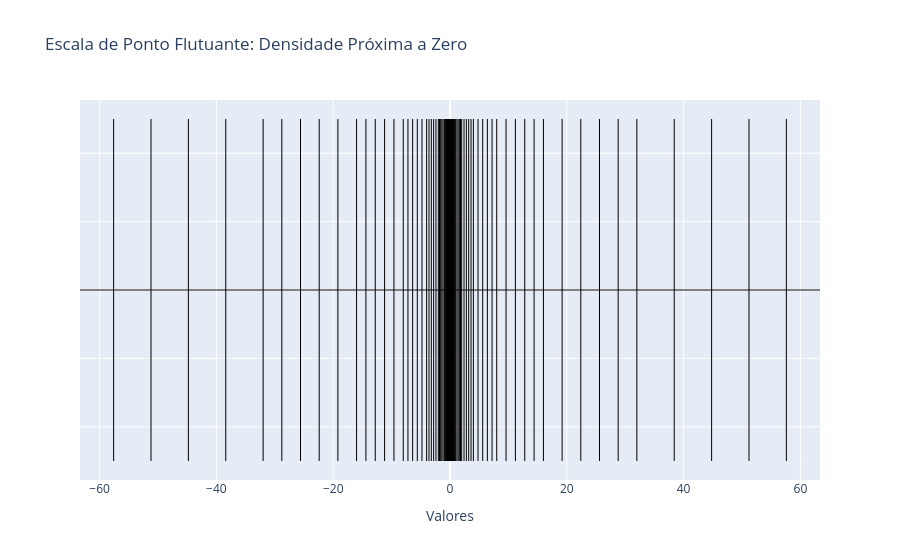

Notebook cell for this chart:
### Code cell
import numpy as np
import plotly.graph_objects as go

def generate_float_density(min_power=-5, max_power=5, points_per_power=5):
    """Gera pontos simulando densidade de números de ponto flutuante."""
    points = []
    for exp in range(min_power, max_power + 1):
        start = 2**exp
        ulp = start / points_per_power
        for i in range(points_per_power):
            points.append(start + i * ulp)
        # também adiciona negativos
        for i in range(points_per_power):
            points.append(-start - i * ulp)
    return sorted(points)

float_points = generate_float_density()

# --- Criação do Gráfico ---
fig = go.Figure()

# Linha horizontal
fig.add_trace(go.Scatter(
    x=[min(float_points)*1.1, max(float_points)*1.1],
    y=[0,0],
    mode='lines',
    line=dict(color='black', width=1)
))

# Marcas dos pontos
for point in float_points:
    fig.add_trace(go.Scatter(
        x=[point, point],
        y=[-0.05,0.05],
        mode='lines',
        line=dict(color='black', width=1)
    ))

# Configuração dos eixos
fig.update_layout(
    title='Escala de Ponto Flutuante: Densidade Próxima a Zero',
    xaxis=dict(
        title='Valores',
        zeroline=True,
        showgrid=True
    ),
    yaxis=dict(
        title='',
        showticklabels=False,
        zeroline=True
    ),
    showlegend=False,
)

fig.show()

### Figure 1 — Plotly figure (JSON) as saved in the notebook; plotly's stock layout.template omitted (floating-point values rounded to 4 significant figures)
{"data": [{"line": {"color": "black", "width": 1}, "mode": "lines", "type": "scatter", "x": [-63.36, 63.36], "y": [0, 0]}, {"line": {"color": "black", "width": 1}, "mode": "lines", "type": "scatter", "x": [-57.6, -57.6], "y": [-0.05, 0.05]}, {"line": {"color": "black", "width": 1}, "mode": "lines", "type": "scatter", "x": [-51.2, -51.2], "y": [-0.05, 0.05]}, {"line": {"color": "black", "width": 1}, "mode": "lines", "type": "scatter", "x": [-44.8, -44.8], "y": [-0.05, 0.05]}, {"line": {"color": "black", "width": 1}, "mode": "lines", "type": "scatter", "x": [-38.4, -38.4], "y": [-0.05, 0.05]}, {"line": {"color": "black", "width": 1}, "mode": "lines", "type": "scatter", "x": [-32, -32], "y": [-0.05, 0.05]}, {"line": {"color": "black", "width": 1}, "mode": "lines", "type": "scatter", "x": [-28.8, -28.8], "y": [-0.05, 0.05]}, {"line": {"color": "black", "width": 1}, "mode": "lines", "type": "scatter", "x": [-25.6, -25.6], "y": [-0.05, 0.05]}, {"line": {"color": "black", "width": 1}, "mode": "lines", "type": "scatter", "x": [-22.4, -22.4], "y": [-0.05, 0.05]}, {"line": {"color": "black", "width": 1}, "mode": "lines", "type": "scatter", "x": [-19.2, -19.2], "y": [-0.05, 0.05]}, {"line": {"color": "black", "width": 1}, "mode": "lines", "type": "scatter", "x": [-16, -16], "y": [-0.05, 0.05]}, {"line": {"color": "black", "width": 1}, "mode": "lines", "type": "scatter", "x": [-14.4, -14.4], "y": [-0.05, 0.05]}, {"line": {"color": "black", "width": 1}, "mode": "lines", "type": "scatter", "x": [-12.8, -12.8], "y": [-0.05, 0.05]}, {"line": {"color": "black", "width": 1}, "mode": "lines", "type": "scatter", "x": [-11.2, -11.2], "y": [-0.05, 0.05]}, {"line": {"color": "black", "width": 1}, "mode": "lines", "type": "scatter", "x": [-9.6, -9.6], "y": [-0.05, 0.05]}, {"line": {"color": "black", "width": 1}, "mode": "lines", "type": "scatter", "x": [-8, -8], "y": [-0.05, 0.05]}, {"line": {"color": "black", "width": 1}, "mode": "lines", "type": "scatter", "x": [-7.2, -7.2], "y": [-0.05, 0.05]}, {"line": {"color": "black", "width": 1}, "mode": "lines", "type": "scatter", "x": [-6.4, -6.4], "y": [-0.05, 0.05]}, {"line": {"color": "black", "width": 1}, "mode": "lines", "type": "scatter", "x": [-5.6, -5.6], "y": [-0.05, 0.05]}, {"line": {"color": "black", "width": 1}, "mode": "lines", "type": "scatter", "x": [-4.8, -4.8], "y": [-0.05, 0.05]}, {"line": {"color": "black", "width": 1}, "mode": "lines", "type": "scatter", "x": [-4, -4], "y": [-0.05, 0.05]}, {"line": {"color": "black", "width": 1}, "mode": "lines", "type": "scatter", "x": [-3.6, -3.6], "y": [-0.05, 0.05]}, {"line": {"color": "black", "width": 1}, "mode": "lines", "type": "scatter", "x": [-3.2, -3.2], "y": [-0.05, 0.05]}, {"line": {"color": "black", "width": 1}, "mode": "lines", "type": "scatter", "x": [-2.8, -2.8], "y": [-0.05, 0.05]}, {"line": {"color": "black", "width": 1}, "mode": "lines", "type": "scatter", "x": [-2.4, -2.4], "y": [-0.05, 0.05]}, {"line": {"color": "black", "width": 1}, "mode": "lines", "type": "scatter", "x": [-2, -2], "y": [-0.05, 0.05]}, {"line": {"color": "black", "width": 1}, "mode": "lines", "type": "scatter", "x": [-1.8, -1.8], "y": [-0.05, 0.05]}, {"line": {"color": "black", "width": 1}, "mode": "lines", "type": "scatter", "x": [-1.6, -1.6], "y": [-0.05, 0.05]}, {"line": {"color": "black", "width": 1}, "mode": "lines", "type": "scatter", "x": [-1.4, -1.4], "y": [-0.05, 0.05]}, {"line": {"color": "black", "width": 1}, "mode": "lines", "type": "scatter", "x": [-1.2, -1.2], "y": [-0.05, 0.05]}, {"line": {"color": "black", "width": 1}, "mode": "lines", "type": "scatter", "x": [-1, -1], "y": [-0.05, 0.05]}, {"line": {"color": "black", "width": 1}, "mode": "lines", "type": "scatter", "x": [-0.9, -0.9], "y": [-0.05, 0.05]}, {"line": {"color": "black", "width": 1}, "mode": "lines", "type": "scatter", "x": [-0.8, -0.8], "y": [-0.05, 0.05]}, {"line": {"color": "black", "width": 1}, "mode": "lines", "type": "scatter", "x": [-0.7, -0.7], "y": [-0.05, 0.05]}, {"line": {"color": "black", "width": 1}, "mode": "lines", "type": "scatter", "x": [-0.6, -0.6], "y": [-0.05, 0.05]}, {"line": {"color": "black", "width": 1}, "mode": "lines", "type": "scatter", "x": [-0.5, -0.5], "y": [-0.05, 0.05]}, {"line": {"color": "black", "width": 1}, "mode": "lines", "type": "scatter", "x": [-0.45, -0.45], "y": [-0.05, 0.05]}, {"line": {"color": "black", "width": 1}, "mode": "lines", "type": "scatter", "x": [-0.4, -0.4], "y": [-0.05, 0.05]}, {"line": {"color": "black", "width": 1}, "mode": "lines", "type": "scatter", "x": [-0.35, -0.35], "y": [-0.05, 0.05]}, {"line": {"color": "black", "width": 1}, "mode": "lines", "type": "scatter", "x": [-0.3, -0.3], "y": [-0.05, 0.05]}, {"line": {"color": "black", "width": 1}, "mode": "lines", "type": "scatter", "x": [-0.25, -0.25], "y": [-0.05, 0.05]}, {"line": {"color": "black", "width": 1}, "mode": "lines", "type": "scatter", "x": [-0.225, -0.225], "y": [-0.05, 0.05]}, {"line": {"color": "black", "width": 1}, "mode": "lines", "type": "scatter", "x": [-0.2, -0.2], "y": [-0.05, 0.05]}, {"line": {"color": "black", "width": 1}, "mode": "lines", "type": "scatter", "x": [-0.175, -0.175], "y": [-0.05, 0.05]}, {"line": {"color": "black", "width": 1}, "mode": "lines", "type": "scatter", "x": [-0.15, -0.15], "y": [-0.05, 0.05]}, {"line": {"color": "black", "width": 1}, "mode": "lines", "type": "scatter", "x": [-0.125, -0.125], "y": [-0.05, 0.05]}, {"line": {"color": "black", "width": 1}, "mode": "lines", "type": "scatter", "x": [-0.1125, -0.1125], "y": [-0.05, 0.05]}, {"line": {"color": "black", "width": 1}, "mode": "lines", "type": "scatter", "x": [-0.1, -0.1], "y": [-0.05, 0.05]}, {"line": {"color": "black", "width": 1}, "mode": "lines", "type": "scatter", "x": [-0.0875, -0.0875], "y": [-0.05, 0.05]}, {"line": {"color": "black", "width": 1}, "mode": "lines", "type": "scatter", "x": [-0.075, -0.075], "y": [-0.05, 0.05]}, {"line": {"color": "black", "width": 1}, "mode": "lines", "type": "scatter", "x": [-0.0625, -0.0625], "y": [-0.05, 0.05]}, {"line": {"color": "black", "width": 1}, "mode": "lines", "type": "scatter", "x": [-0.05625, -0.05625], "y": [-0.05, 0.05]}, {"line": {"color": "black", "width": 1}, "mode": "lines", "type": "scatter", "x": [-0.05, -0.05], "y": [-0.05, 0.05]}, {"line": {"color": "black", "width": 1}, "mode": "lines", "type": "scatter", "x": [-0.04375, -0.04375], "y": [-0.05, 0.05]}, {"line": {"color": "black", "width": 1}, "mode": "lines", "type": "scatter", "x": [-0.0375, -0.0375], "y": [-0.05, 0.05]}, {"line": {"color": "black", "width": 1}, "mode": "lines", "type": "scatter", "x": [-0.03125, -0.03125], "y": [-0.05, 0.05]}, {"line": {"color": "black", "width": 1}, "mode": "lines", "type": "scatter", "x": [0.03125, 0.03125], "y": [-0.05, 0.05]}, {"line": {"color": "black", "width": 1}, "mode": "lines", "type": "scatter", "x": [0.0375, 0.0375], "y": [-0.05, 0.05]}, {"line": {"color": "black", "width": 1}, "mode": "lines", "type": "scatter", "x": [0.04375, 0.04375], "y": [-0.05, 0.05]}, {"line": {"color": "black", "width": 1}, "mode": "lines", "type": "scatter", "x": [0.05, 0.05], "y": [-0.05, 0.05]}, {"line": {"color": "black", "width": 1}, "mode": "lines", "type": "scatter", "x": [0.05625, 0.05625], "y": [-0.05, 0.05]}, {"line": {"color": "black", "width": 1}, "mode": "lines", "type": "scatter", "x": [0.0625, 0.0625], "y": [-0.05, 0.05]}, {"line": {"color": "black", "width": 1}, "mode": "lines", "type": "scatter", "x": [0.075, 0.075], "y": [-0.05, 0.05]}, {"line": {"color": "black", "width": 1}, "mode": "lines", "type": "scatter", "x": [0.0875, 0.0875], "y": [-0.05, 0.05]}, {"line": {"color": "black", "width": 1}, "mode": "lines", "type": "scatter", "x": [0.1, 0.1], "y": [-0.05, 0.05]}, {"line": {"color": "black", "width": 1}, "mode": "lines", "type": "scatter", "x": [0.1125, 0.1125], "y": [-0.05, 0.05]}, {"line": {"color": "black", "width": 1}, "mode": "lines", "type": "scatter", "x": [0.125, 0.125], "y": [-0.05, 0.05]}, {"line": {"color": "black", "width": 1}, "mode": "lines", "type": "scatter", "x": [0.15, 0.15], "y": [-0.05, 0.05]}, {"line": {"color": "black", "width": 1}, "mode": "lines", "type": "scatter", "x": [0.175, 0.175], "y": [-0.05, 0.05]}, {"line": {"color": "black", "width": 1}, "mode": "lines", "type": "scatter", "x": [0.2, 0.2], "y": [-0.05, 0.05]}, {"line": {"color": "black", "width": 1}, "mode": "lines", "type": "scatter", "x": [0.225, 0.225], "y": [-0.05, 0.05]}, {"line": {"color": "black", "width": 1}, "mode": "lines", "type": "scatter", "x": [0.25, 0.25], "y": [-0.05, 0.05]}, {"line": {"color": "black", "width": 1}, "mode": "lines", "type": "scatter", "x": [0.3, 0.3], "y": [-0.05, 0.05]}, {"line": {"color": "black", "width": 1}, "mode": "lines", "type": "scatter", "x": [0.35, 0.35], "y": [-0.05, 0.05]}, {"line": {"color": "black", "width": 1}, "mode": "lines", "type": "scatter", "x": [0.4, 0.4], "y": [-0.05, 0.05]}, {"line": {"color": "black", "width": 1}, "mode": "lines", "type": "scatter", "x": [0.45, 0.45], "y": [-0.05, 0.05]}, {"line": {"color": "black", "width": 1}, "mode": "lines", "type": "scatter", "x": [0.5, 0.5], "y": [-0.05, 0.05]}, {"line": {"color": "black", "width": 1}, "mode": "lines", "type": "scatter", "x": [0.6, 0.6], "y": [-0.05, 0.05]}, {"line": {"color": "black", "width": 1}, "mode": "lines", "type": "scatter", "x": [0.7, 0.7], "y": [-0.05, 0.05]}, {"line": {"color": "black", "width": 1}, "mode": "lines", "type": "scatter", "x": [0.8, 0.8], "y": [-0.05, 0.05]}, {"line": {"color": "black", "width": 1}, "mode": "lines", "type": "scatter", "x": [0.9, 0.9], "y": [-0.05, 0.05]}, {"line": {"color": "black", "width": 1}, "mode": "lines", "type": "scatter", "x": [1, 1], "y": [-0.05, 0.05]}, {"line": {"color": "black", "width": 1}, "mode": "lines", "type": "scatter", "x": [1.2, 1.2], "y": [-0.05, 0.05]}, {"line": {"color": "black", "width": 1}, "mode": "lines", "type": "scatter", "x": [1.4, 1.4], "y": [-0.05, 0.05]}, {"line": {"color": "black", "width": 1}, "mode": "lines", "type": "scatter", "x": [1.6, 1.6], "y": [-0.05, 0.05]}, {"line": {"color": "black", "width": 1}, "mode": "lines", "type": "scatter", "x": [1.8, 1.8], "y": [-0.05, 0.05]}, {"line": {"color": "black", "width": 1}, "mode": "lines", "type": "scatter", "x": [2, 2], "y": [-0.05, 0.05]}, {"line": {"color": "black", "width": 1}, "mode": "lines", "type": "scatter", "x": [2.4, 2.4], "y": [-0.05, 0.05]}, {"line": {"color": "black", "width": 1}, "mode": "lines", "type": "scatter", "x": [2.8, 2.8], "y": [-0.05, 0.05]}, {"line": {"color": "black", "width": 1}, "mode": "lines", "type": "scatter", "x": [3.2, 3.2], "y": [-0.05, 0.05]}, {"line": {"color": "black", "width": 1}, "mode": "lines", "type": "scatter", "x": [3.6, 3.6], "y": [-0.05, 0.05]}, {"line": {"color": "black", "width": 1}, "mode": "lines", "type": "scatter", "x": [4, 4], "y": [-0.05, 0.05]}, {"line": {"color": "black", "width": 1}, "mode": "lines", "type": "scatter", "x": [4.8, 4.8], "y": [-0.05, 0.05]}, {"line": {"color": "black", "width": 1}, "mode": "lines", "type": "scatter", "x": [5.6, 5.6], "y": [-0.05, 0.05]}, {"line": {"color": "black", "width": 1}, "mode": "lines", "type": "scatter", "x": [6.4, 6.4], "y": [-0.05, 0.05]}, {"line": {"color": "black", "width": 1}, "mode": "lines", "type": "scatter", "x": [7.2, 7.2], "y": [-0.05, 0.05]}, {"line": {"color": "black", "width": 1}, "mode": "lines", "type": "scatter", "x": [8, 8], "y": [-0.05, 0.05]}, {"line": {"color": "black", "width": 1}, "mode": "lines", "type": "scatter", "x": [9.6, 9.6], "y": [-0.05, 0.05]}, {"line": {"color": "black", "width": 1}, "mode": "lines", "type": "scatter", "x": [11.2, 11.2], "y": [-0.05, 0.05]}, {"line": {"color": "black", "width": 1}, "mode": "lines", "type": "scatter", "x": [12.8, 12.8], "y": [-0.05, 0.05]}, {"line": {"color": "black", "width": 1}, "mode": "lines", "type": "scatter", "x": [14.4, 14.4], "y": [-0.05, 0.05]}, {"line": {"color": "black", "width": 1}, "mode": "lines", "type": "scatter", "x": [16, 16], "y": [-0.05, 0.05]}, {"line": {"color": "black", "width": 1}, "mode": "lines", "type": "scatter", "x": [19.2, 19.2], "y": [-0.05, 0.05]}, {"line": {"color": "black", "width": 1}, "mode": "lines", "type": "scatter", "x": [22.4, 22.4], "y": [-0.05, 0.05]}, {"line": {"color": "black", "width": 1}, "mode": "lines", "type": "scatter", "x": [25.6, 25.6], "y": [-0.05, 0.05]}, {"line": {"color": "black", "width": 1}, "mode": "lines", "type": "scatter", "x": [28.8, 28.8], "y": [-0.05, 0.05]}, {"line": {"color": "black", "width": 1}, "mode": "lines", "type": "scatter", "x": [32, 32], "y": [-0.05, 0.05]}, {"line": {"color": "black", "width": 1}, "mode": "lines", "type": "scatter", "x": [38.4, 38.4], "y": [-0.05, 0.05]}, {"line": {"color": "black", "width": 1}, "mode": "lines", "type": "scatter", "x": [44.8, 44.8], "y": [-0.05, 0.05]}, {"line": {"color": "black", "width": 1}, "mode": "lines", "type": "scatter", "x": [51.2, 51.2], "y": [-0.05, 0.05]}, {"line": {"color": "black", "width": 1}, "mode": "lines", "type": "scatter", "x": [57.6, 57.6], "y": [-0.05, 0.05]}], "layout": {"showlegend": false, "title": {"text": "Escala de Ponto Flutuante: Densidade Próxima a Zero"}, "xaxis": {"showgrid": true, "title": {"text": "Valores"}, "zeroline": true}, "yaxis": {"showticklabels": false, "title": {"text": ""}, "zeroline": true}}}
